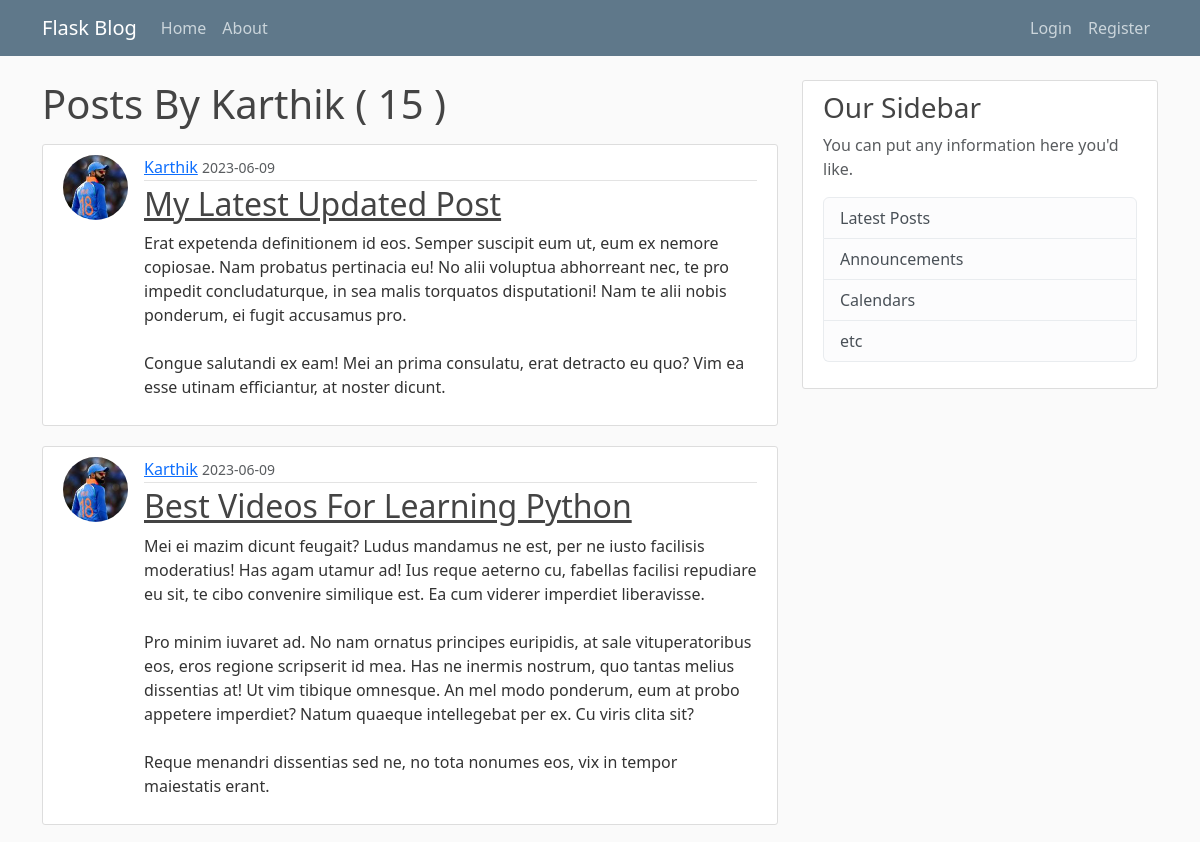
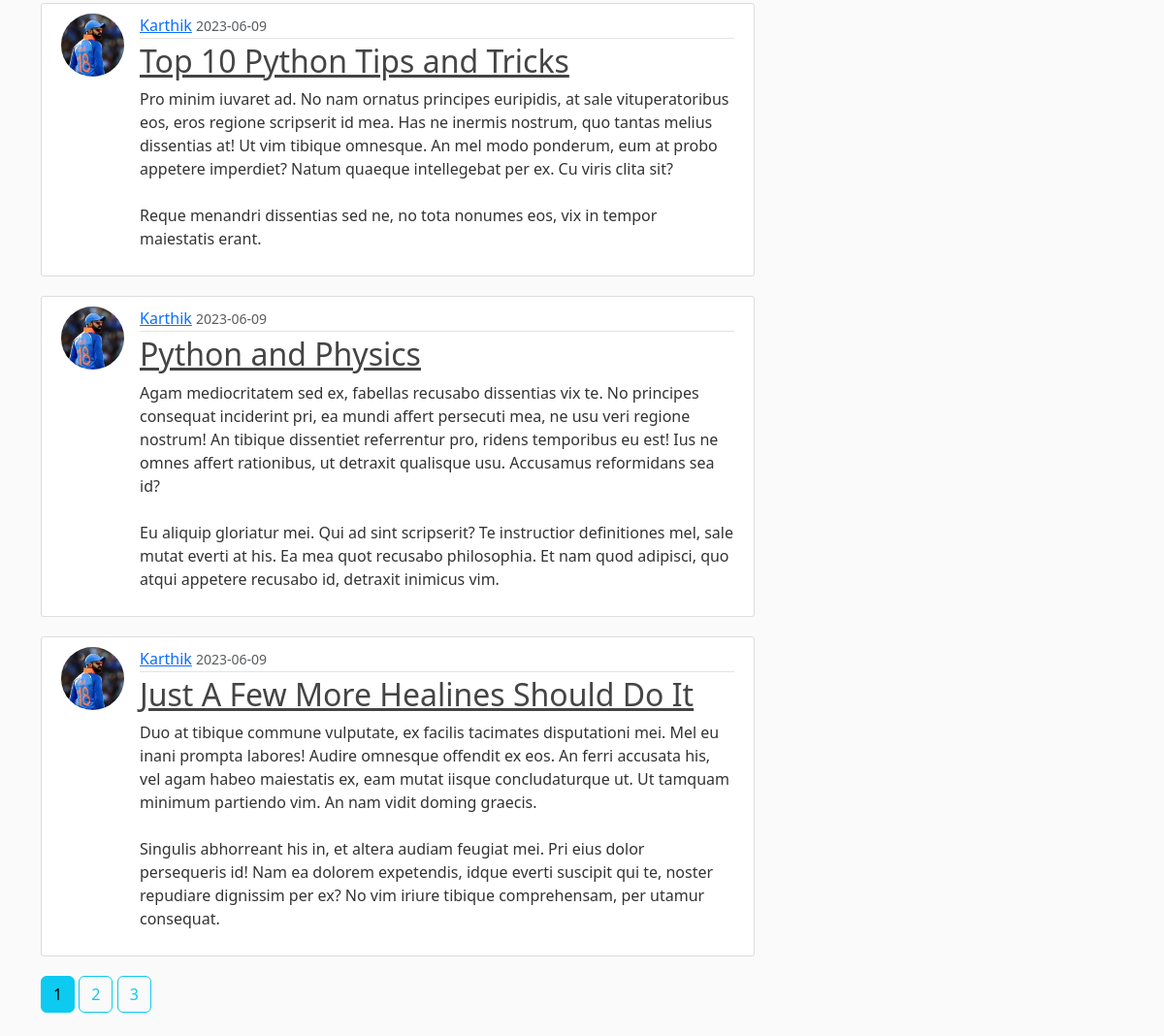
Screenshot of /user/Karthik with the database file from the repository (2 pictures, top to bottom).
### flaskblog/models.py (models this page shows, shortened)
class User(db.Model, UserMixin):
    id = db.Column(db.Integer, primary_key = True)
    username = db.Column(db.String(20), unique= True , nullable=False)
    email = db.Column(db.String(120), unique= True , nullable=False)
    image_file = db.Column(db.String(20) , nullable=False, default='default.jpg')
    password = db.Column(db.String(60), nullable =False)
    posts = db.relationship('Post', backref='author', lazy=True)

class Post(db.Model):
    id = db.Column(db.Integer, primary_key = True)
    title = db.Column(db.String(100), nullable=False   )
    date_posted = db.Column(db.DateTime, nullable=False, default=datetime.utcnow )
    content = db.Column(db.Text, nullable = False)
    user_id = db.Column(db.Integer, db.ForeignKey('user.id'), nullable=False)

### flaskblog/users/routes.py (the view)
@users.route("/user/<string:username>")
def user_posts(username):
    page = request.args.get('page', 1, type=int)
    user = User.query.filter_by(username=username).first_or_404()
    posts = Post.query.filter_by(author = user)\
        .order_by(Post.date_posted.desc())\
        .paginate(page=page, per_page=5)
    return render_template('user_posts.html', posts=posts, user=user)

### flaskblog/templates/user_posts.html
{% extends "layout.html" %}
{% block content %}
    <h1 class="mb-3">Posts By {{ user.username }} ( {{ posts.total}} )</h1>
    {% for post in posts.items %}
        <article class="media content-section" style="display: flex;">
          <img class="rounded-circle article-img" src="{{ url_for('static', filename='profile_pics/' + post.author.image_file) }}">
          <div class="media-body">
            <div class="article-metadata">
              <a class="mr-2" href="{{url_for('users.user_posts', username=post.author.username)}}">{{ post.author.username }}</a>
              <small class="text-muted">{{ post.date_posted.strftime('%Y-%m-%d') }}</small>
            </div>
            <h2><a class="article-title" href="{{ url_for('posts.post', post_id=post.id) }}">{{ post.title }}</a></h2>
            <p class="article-content">{{ post.content }}</p>
          </div>
        </article>
    {% endfor %}
    {% for page_num in posts.iter_pages(left_edge =1 , right_edge =1 , left_current=1 , right_current =2) %}
        {% if page_num %}
          {% if posts.page == page_num %}
              <a  class="btn btn-info mb-4" href="{{url_for('users.user_posts', page=page_num, username=user.username)}}">{{ page_num }}</a>
          {% else %}
              <a  class="btn btn-outline-info mb-4" href="{{url_for('users.user_posts', page=page_num , username =user.username)}}">{{ page_num }}</a>
          {% endif %}
        {% else %}
            ...
        {% endif %}
    {% endfor %}
{% endblock content %}

### flaskblog/templates/layout.html (shortened to what this page needs)
<!DOCTYPE html>
<html>
    <head>
        <link href="https://cdn.jsdelivr.net/npm/bootstrap@5.3.0/dist/css/bootstrap.min.css" rel="stylesheet">
        <link rel="stylesheet" type="text/css" href="{{ url_for('static' , filename = 'main.css')}}">
    </head>
    <body>
    <header class="site-header">
        <nav class="navbar navbar-expand-md navbar-dark bg-steel fixed-top">
            <div class="container">
            <a class="navbar-brand mr-4" href="/">Flask Blog</a>
            <div class="collapse navbar-collapse" id="navbarToggle">
                <div class="navbar-nav mr-auto">
                <a class="nav-item nav-link" href="/">Home</a>
                <a class="nav-item nav-link" href="/about">About</a>
                </div>
                <div class="navbar-nav ms-auto">
                  {% if current_user.is_authenticated%}
                    <a class="nav-item nav-link" href=" {{ url_for('posts.new_post') }} ">New Post</a>
                    <a class="nav-item nav-link" href="/account">Account</a>
                    <a class="nav-item nav-link" href="/logout">Logout</a>
                  {% else %}
                    <a class="nav-item nav-link" href="/login">Login</a>
                    <a class="nav-item nav-link" href="/register">Register</a>
                  {% endif %}
                </div>
            </div>
            </div>
        </nav>
        </header>
        <main role="main" class="container">
            <div class="row">
              <div class="col-md-8">
                {% block content %}{% endblock %}
              </div>
              <div class="col-md-4">
                <div class="content-section">
                  <h3>Our Sidebar</h3>
                  <p class='text-muted'>You can put any information here you'd like.
                    <ul class="list-group">
                      <li class="list-group-item list-group-item-light">Latest Posts</li>
                      <li class="list-group-item list-group-item-light">Announcements</li>
                      <li class="list-group-item list-group-item-light">Calendars</li>
                      <li class="list-group-item list-group-item-light">etc</li>
                    </ul>
                  </p>
                </div>
              </div>
            </div>
          </main>
    </body>
</html>

### flaskblog/static/main.css (style rules this page uses)
body { background: #fafafa; color: #333333; margin-top: 5rem; }
h1, h2, h3, h4, h5, h6 { color: #444444; }
.bg-steel { background-color: #5f788a; }
.site-header .navbar-nav .nav-link { color: #cbd5db; }
.content-section { background: #ffffff; padding: 10px 20px; border: 1px solid #dddddd; border-radius: 3px; margin-bottom: 20px; }
.article-title { color: #444444; }
.article-content { white-space: pre-line; }
.article-img { height: 65px; width: 65px; margin-right: 16px; }
.article-metadata { padding-bottom: 1px; margin-bottom: 4px; border-bottom: 1px solid #e3e3e3 }

### rows the page displays
User: username "Karthik"
Post: image_file (picture), author.username "Karthik", date_posted "2023-06-09", title "My Latest Updated Post", content "Erat expetenda definitionem id eos. Semper suscipit eum ut, eum ex nemore copiosae. Nam probatus pertinacia eu! No alii voluptua abhorreant nec, te pro impedit concludaturque, in sea malis torquatos disputationi! Nam te alii nobis ponderum, ei fugit accusamus pro. Congue salutandi ex eam! Mei an prima consulatu, erat detracto eu quo? Vim ea esse utinam efficiantur, at noster dicunt."
Post: image_file (picture), author.username "Karthik", date_posted "2023-06-09", title "Best Videos For Learning Python", content "Mei ei mazim dicunt feugait? Ludus mandamus ne est, per ne iusto facilisis moderatius! Has agam utamur ad! Ius reque aeterno cu, fabellas facilisi repudiare eu sit, te cibo convenire similique est. Ea cum viderer imperdiet liberavisse. Pro minim iuvaret ad. No nam ornatus principes euripidis, at sale vituperatoribus eos, eros regione scripserit id mea. Has ne inermis nostrum, quo tantas melius dissentias at! Ut vim tibique omnesque. An mel modo ponderum, eum at probo appetere imperdiet? Natum quaeque intellegebat per ex. Cu viris clita sit? Reque menandri dissentias sed ne, no tota nonumes eos, vix in tempor maiestatis erant."
Post: image_file (picture), author.username "Karthik", date_posted "2023-06-09", title "Top 10 Python Tips and Tricks", content "Pro minim iuvaret ad. No nam ornatus principes euripidis, at sale vituperatoribus eos, eros regione scripserit id mea. Has ne inermis nostrum, quo tantas melius dissentias at! Ut vim tibique omnesque. An mel modo ponderum, eum at probo appetere imperdiet? Natum quaeque intellegebat per ex. Cu viris clita sit? Reque menandri dissentias sed ne, no tota nonumes eos, vix in tempor maiestatis erant."
Post: image_file (picture), author.username "Karthik", date_posted "2023-06-09", title "Python and Physics", content "Agam mediocritatem sed ex, fabellas recusabo dissentias vix te. No principes consequat inciderint pri, ea mundi affert persecuti mea, ne usu veri regione nostrum! An tibique dissentiet referrentur pro, ridens temporibus eu est! Ius ne omnes affert rationibus, ut detraxit qualisque usu. Accusamus reformidans sea id? Eu aliquip gloriatur mei. Qui ad sint scripserit? Te instructior definitiones mel, sale mutat everti at his. Ea mea quot recusabo philosophia. Et nam quod adipisci, quo atqui appetere recusabo id, detraxit inimicus vim."
Post: image_file (picture), author.username "Karthik", date_posted "2023-06-09", title "Just A Few More Healines Should Do It", content "Duo at tibique commune vulputate, ex facilis tacimates disputationi mei. Mel eu inani prompta labores! Audire omnesque offendit ex eos. An ferri accusata his, vel agam habeo maiestatis ex, eam mutat iisque concludaturque ut. Ut tamquam minimum partiendo vim. An nam vidit doming graecis. Singulis abhorreant his in, et altera audiam feugiat mei. Pri eius dolor persequeris id! Nam ea dolorem expetendis, idque everti suscipit qui te, noster repudiare dignissim per ex? No vim iriure tibique comprehensam, per utamur consequat."

### other values shown
{{ posts.total }} "15"
{{ page_num }} "1"
{{ page_num }} "2" "3"
